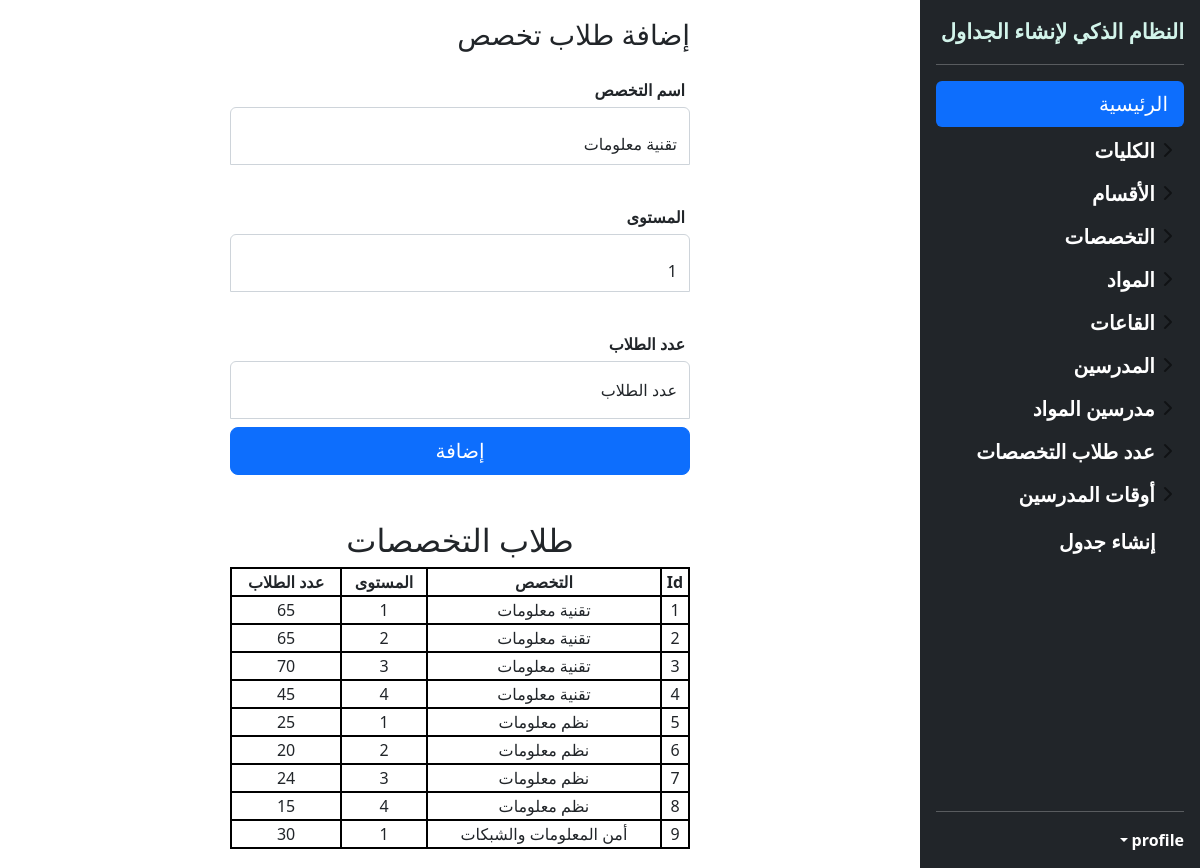
The app's page /add_student, older data.
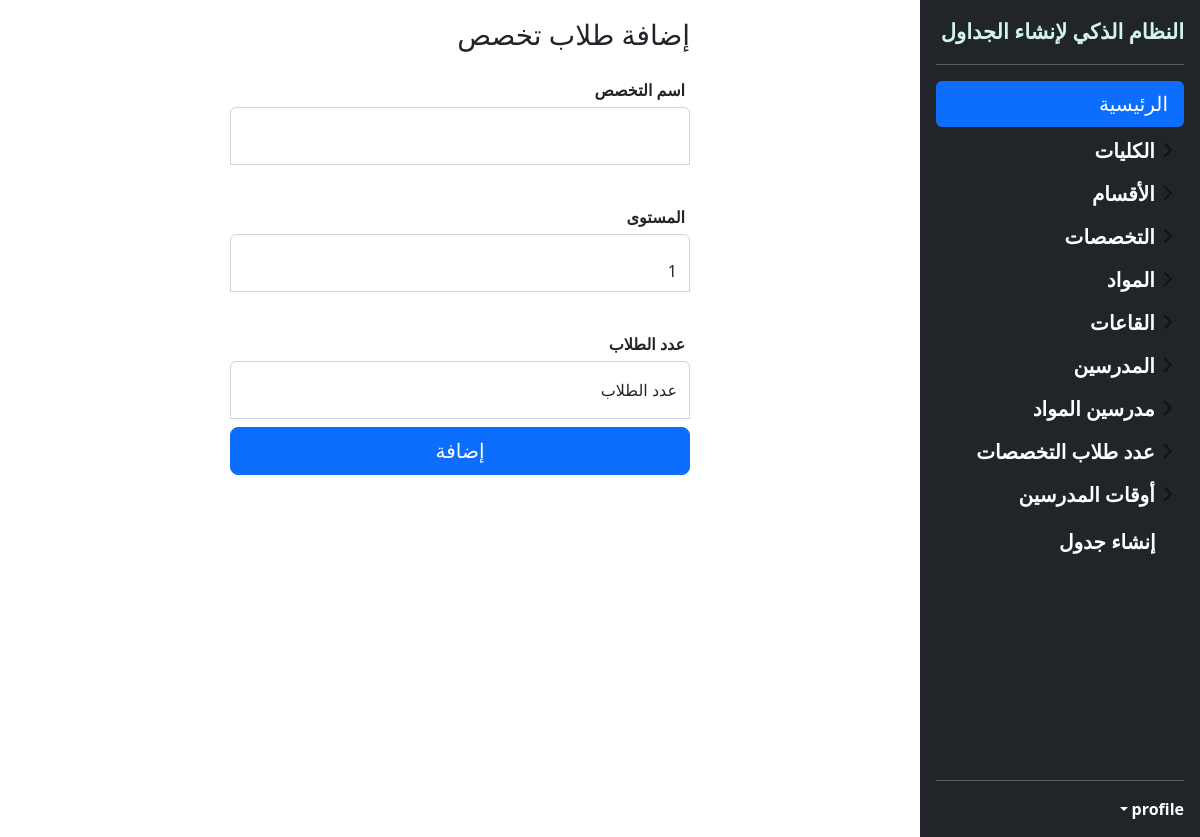
The same page, newer data.
### app.py (models this page shows)
class Student(db.Model):
    stu_id = db.Column(db.Integer, primary_key=True)
    major = db.Column(db.Integer, nullable=False)
    level = db.Column(db.Integer, nullable=False)
    number = db.Column(db.Integer, nullable=False)

class Major(db.Model):
    major_id = db.Column(db.Integer, primary_key=True)
    coll = db.Column(db.Integer, db.ForeignKey('college.coll_id'), nullable=False)
    dept = db.Column(db.Integer, db.ForeignKey('department.dept_id'), nullable=False)
    maj_name = db.Column(db.String(50), unique=True, nullable=False)
    subjects = db.relationship("Subject", backref="major")

### app.py (the view, shortened to what this page needs)
@app.route('/add_student', methods=['GET', 'POST'])
def add_student():
    all_majs = db.session.query(Major).all()
    all_stus = db.session.query(Student).all()
    return render_template('addStudent.html', all_majs=all_majs, all_stus=all_stus)

### templates/addStudent.html (shortened to what this page needs)
{% include 'header.html' %}
<aside class="cont">
<main class="form-signin w-50 m-auto">
  <form action="{{ url_for('add_student') }}" method="post">
    <h1 class="h3 mb-3 fw-normal">إضافة طلاب تخصص</h1>
      <label class="lab">اسم التخصص</label>
      <div class="form-floating">
      <select name="mName" class="form-control" id="floatingType">
          {% for m in all_majs %}
          <option>{{ m.maj_name }}</option>
          {% endfor %}
      </select>
    </div>
  <label class="lab">المستوى</label>
    <div class="form-floating">
         <select name="lName" class="form-control" id="floatingType">
          <option>1</option>
      </select>
    </div>
  <label class="lab">عدد الطلاب</label>
    <div class="form-floating">
      <input type="text" autocomplete="off" class="form-control" name="num" id="floatingInput" placeholder="عدد الطلاب" required>
      <label for="floatingInput">عدد الطلاب</label>
    </div>
    <button class="w-100 btn btn-lg btn-primary" type="submit">إضافة</button>
  </form>
        <article class="data">
        {% if all_stus != [] %}
            <h2>طلاب التخصصات</h2>
        <table class="tdata">
            <th>
            Id
            </th>
            <th>
                التخصص
            </th>
         <th>
                المستوى
            </th>
          <th>
                عدد الطلاب
            </th>
        <tr>
        {% for ms in all_stus %}
                <td>{{ ms.stu_id }}</td>
                {% for m in all_majs %}
                    {% if m.major_id == ms.major %}
                    <td>{{ m.maj_name }}</td>
                    {% endif %}
                    {% endfor %}
            <td>{{ ms.level }}</td>
            <td>{{ ms.number }}</td>
            </tr>
        {% endfor %}
            </table>
    {% endif %}
    </article>
</main>
</aside>
{% include 'footer.html' %}

Row changes from the older to the newer data that the page shows:
removed Student: stu_id "1", level "1", number "65"
removed Major: maj_name "تقنية معلومات"
removed Student: stu_id "2", level "2", number "65"
removed Student: stu_id "3", level "3", number "70"
removed Student: stu_id "4", level "4", number "45"
removed Student: stu_id "5", level "1", number "25"
removed Major: maj_name "نظم معلومات"
removed Student: stu_id "6", level "2", number "20"
removed Student: stu_id "7", level "3", number "24"
removed Student: stu_id "8", level "4", number "15"
removed Student: stu_id "9", level "1", number "30"
removed Major: maj_name "أمن المعلومات والشبكات", shown under "9"
Text that changed along with them:
form field mName: "تقنية معلومات" → (not shown)
text no longer shown: "طلاب التخصصات Id التخصص المستوى عدد الطلاب"
